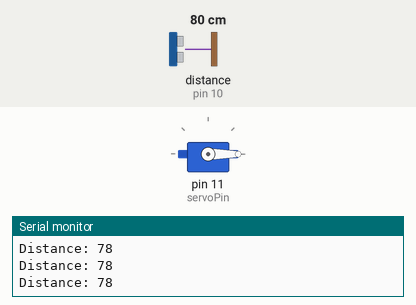
Recording of a sketch running on a simulated Arduino Uno, built with avr-gcc and run on an emulated ATmega328P. Parts: servo, the last lines printed to the serial monitor. Wiring (inferred from the names in the program): ultrasonic range finder: trigger pin 9; echo pin 10. The test bench sets the inputs (shaded band); at power-on: distance to the obstacle (sensor on pin 10) 80 cm. The echo pulse lasts 58.3 µs per cm.

Above: at 1.2 s.
1.3 s: distance to the obstacle (sensor on pin 10) set to 23 cm
2.8 s: distance to the obstacle (sensor on pin 10) set to 18 cm
At 3.7 s:
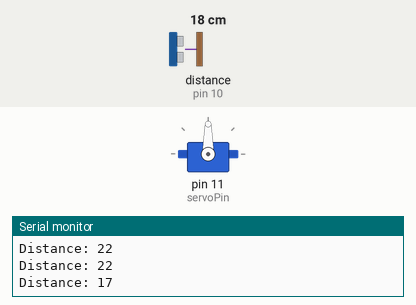
4.3 s: distance to the obstacle (sensor on pin 10) set to 35 cm
At 7.0 s:
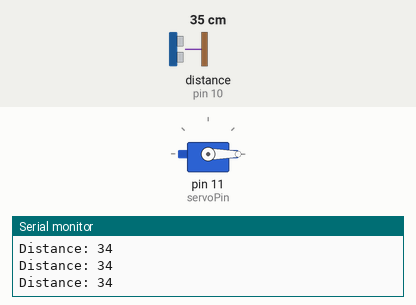
7.3 s: distance to the obstacle (sensor on pin 10) set to 2 cm
At 7.9 s:
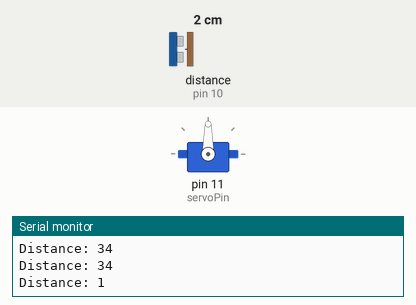
Timing chart, 0 to 9.9 s (numbered marks = the images above; inputs shaded):
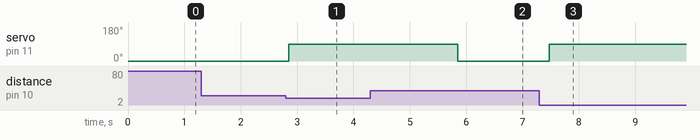

The sketch:

ServoCodeGitHub.ino
```cpp
#include <Servo.h>

const int trigPin = 9;
const int echoPin = 10;
const int servoPin = 11;

Servo myServo;

void setup() {
  Serial.begin(9600);
  pinMode(trigPin, OUTPUT);
  pinMode(echoPin, INPUT);
  myServo.attach(servoPin);
  myServo.write(0);
}

void loop() {
  long duration;
  int distance;

  // ultrasonic sensor
  digitalWrite(trigPin, LOW);
  delayMicroseconds(2);
  digitalWrite(trigPin, HIGH);
  delayMicroseconds(10);
  digitalWrite(trigPin, LOW);


  duration = pulseIn(echoPin, HIGH);

  // distance conversion (cm)
  distance = duration * 0.034 / 2;

  Serial.print("Distance: ");
  Serial.println(distance);

//servo conditions
  if (distance > 0 && distance < 20) {
    myServo.write(90);
    delay(3000);
    myServo.write(0);
  }

  delay(200);
}
```

Measured:
- the behaviour switches between 21 and 20 cm on distance to the obstacle (sensor on pin 10) (found by bisection; images 0 and 1)
- after the input at 2.8 s, servo on pin 11 (servoPin): 0° → 90° after 0.05 s
- after the input at 4.3 s, servo on pin 11 (servoPin): goes on until 5.9 s, then stays 0°
- after the input at 7.3 s, servo on pin 11 (servoPin): 0° → 90° after 0.17 s
